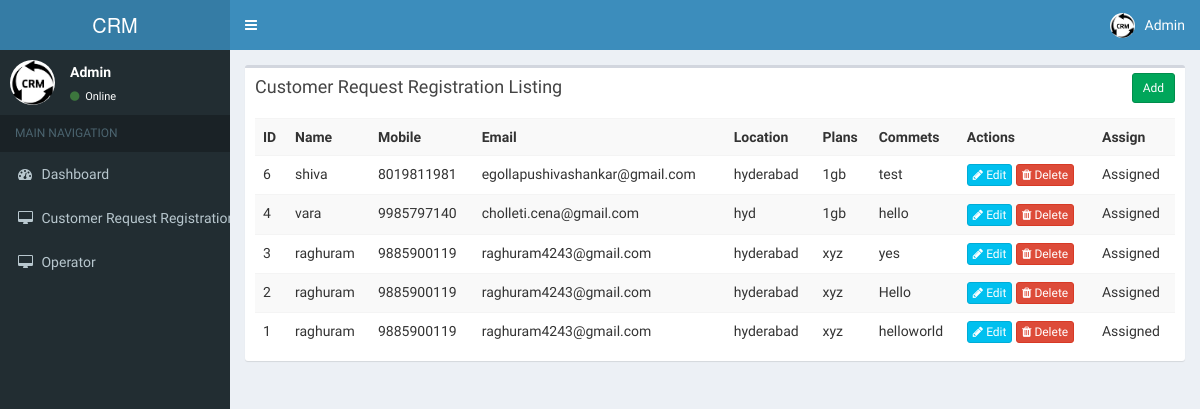
/index.php/customer_request_registration, run on the app's committed database.
### tables this page shows
CREATE TABLE IF NOT EXISTS `customer_request_registration` (
`id` int(11) NOT NULL,
  `name` varchar(50) NOT NULL,
  `mobile` varchar(11) NOT NULL,
  `email` varchar(90) NOT NULL,
  `location` varchar(100) NOT NULL,
  `plans` varchar(100) NOT NULL,
  `commets` tinytext NOT NULL,
  `operator_id` int(11) DEFAULT NULL
);

### application/controllers/Customer_request_registration.php (called while the page is built, shortened)
<?php
class Customer_request_registration extends CI_Controller{
    function __construct()
    {
        $this->load->model('Customer_request_registration_model');
    }
    function index()
    {
        $this->load->model('Operator_model');
        $data['operators'] = $this->Operator_model->get_all_operators();
        $data['customer_request_registration'] = $this->Customer_request_registration_model->get_all_customer_request_registration();
        $data['customer_request_registration'] = $this->Customer_request_registration_model->get_all_customer_request_registration();
        $data['_view'] = 'customer_request_registration/index';
        $this->load->view('layouts/main',$data);
    }
}

### index.php (called while the page is built, shortened)
<?php
require_once BASEPATH.'core/CodeIgniter.php';

### application/models/Customer_request_registration_model.php (called while the page is built, shortened)
<?php
class Customer_request_registration_model extends CI_Model
{
    function get_all_customer_request_registration()
    {
        $this->db->order_by('id', 'desc');
        return $this->db->get('customer_request_registration')->result_array();
    }
}

### application/views/customer_request_registration/index.php (the view)
<div class="row">
    <div class="col-md-12">
        <div class="box">
            <div class="box-header">
                <h3 class="box-title">Customer Request Registration Listing</h3>
            	<div class="box-tools">
                    <a href="<?php echo site_url('customer_request_registration/add'); ?>" class="btn btn-success btn-sm">Add</a>
                </div>
            </div>
            <div class="box-body">
                <table class="table table-striped">
                    <tr>
						<th>ID</th>
						<th>Name</th>
						<th>Mobile</th>
						<th>Email</th>
						<th>Location</th>
						<th>Plans</th>
						<th>Commets</th>
                        <th>Actions</th>
						<th>Assign</th>
                    </tr>
                    <?php foreach($customer_request_registration as $c){ ?>
                    <tr>
						<td><?php echo $c['id']; ?></td>
						<td><?php echo $c['name']; ?></td>
						<td><?php echo $c['mobile']; ?></td>
						<td><?php echo $c['email']; ?></td>
						<td><?php echo $c['location']; ?></td>
						<td><?php echo $c['plans']; ?></td>
						<td><?php echo $c['commets']; ?></td>
						<td>
                            <a href="<?php echo site_url('customer_request_registration/edit/'.$c['id']); ?>" class="btn btn-info btn-xs"><span class="fa fa-pencil"></span> Edit</a>
                            <a href="<?php echo site_url('customer_request_registration/remove/'.$c['id']); ?>" class="btn btn-danger btn-xs"><span class="fa fa-trash"></span> Delete</a>
                        </td>
                        <td>
                            <?php
                            if($c['operator_id'] =="")
                            {
                            ?>
                                <div class="form-group">
                                    <select name="lco_location" class="form-control assignOperator" id="">
                                        <option value="">select</option>
                                        <?php
                                        if(@sizeOf($operators) > 0)
                                        {
                                            for ($o=0; $o < sizeOf($operators); $o++) {
                                                if($operators[$o]['id'] == $c['operator_id'])
                                                {
                                                    $opSel = "selected";
                                                }
                                                else
                                                {
                                                    $opSel = "";
                                                }
                                            ?>
                                                 <option <?php echo @$opSel ?> value="<?php echo $operators[$o]['id']."_".$c['id']; ?>"><?php echo $operators[$o]['lco_name']; ?></option>
                                            <?php
                                            }
                                        }
                                        ?>
                                    </select>
                                    <span class="text-danger"><?php echo form_error('lco_location');?></span>
                                </div>
                            <?php
                            }
                            else
                            {
                                echo "Assigned";
                            }
                            ?>
                        </td>
                    </tr>
                    <?php } ?>
                </table>
            </div>
        </div>
    </div>
</div>

### data on the page
customer_request_registration: id "6", name "shiva", mobile "8019811981", email "egollapushivashankar@gmail.com", location "hyderabad", plans "1gb", commets "test", shows "Assigned"
customer_request_registration: id "4", name "vara", mobile "9985797140", email "cholleti.cena@gmail.com", location "hyd", plans "1gb", commets "hello", shows "Assigned"
customer_request_registration: id "3", name "raghuram", mobile "9885900119", email "raghuram4243@gmail.com", location "hyderabad", plans "xyz", commets "yes", shows "Assigned"
customer_request_registration: id "2", name "raghuram", mobile "9885900119", email "raghuram4243@gmail.com", location "hyderabad", plans "xyz", commets "Hello", shows "Assigned"
customer_request_registration: id "1", name "raghuram", mobile "9885900119", email "raghuram4243@gmail.com", location "hyderabad", plans "xyz", commets "helloworld", shows "Assigned"
